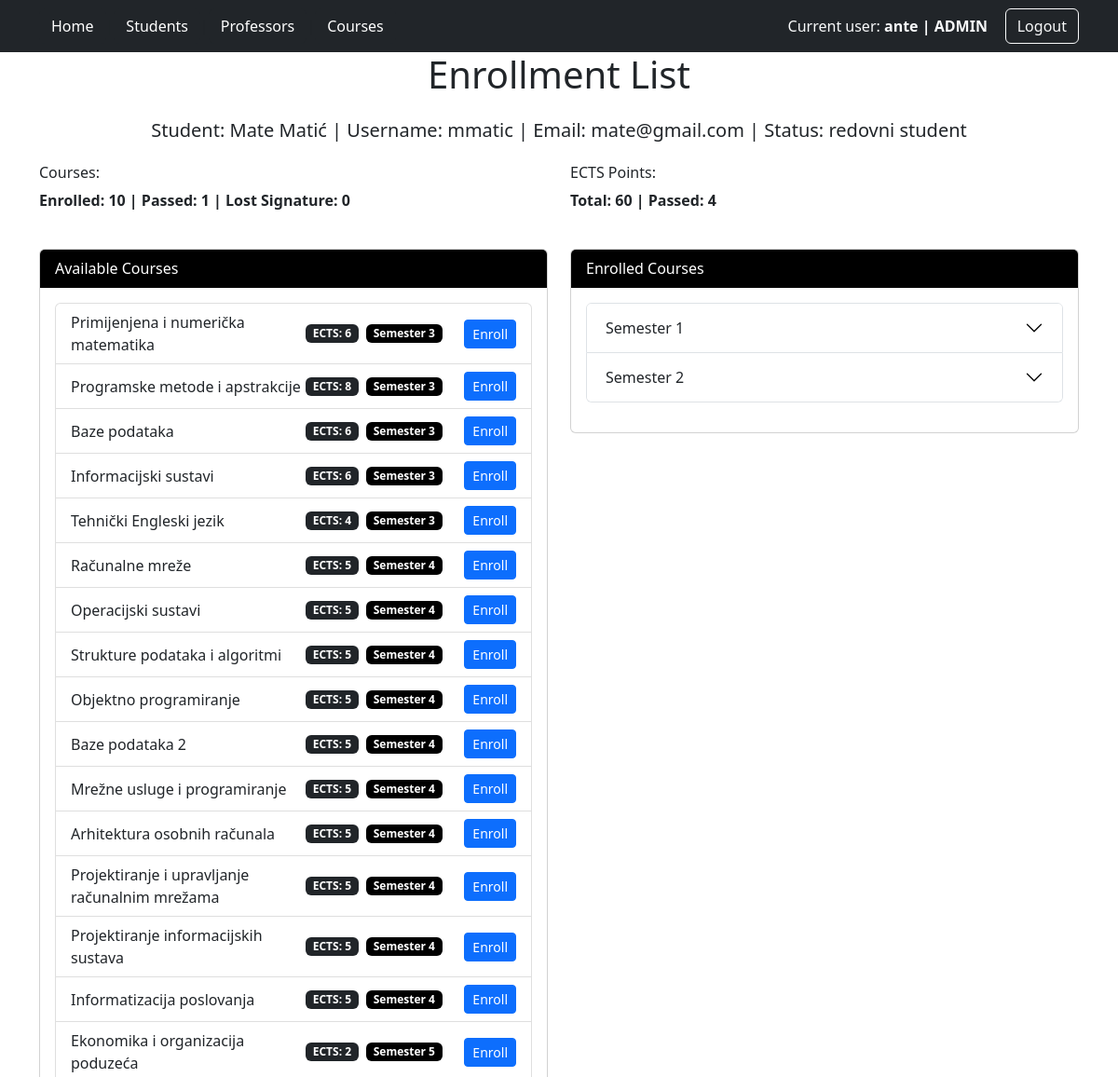
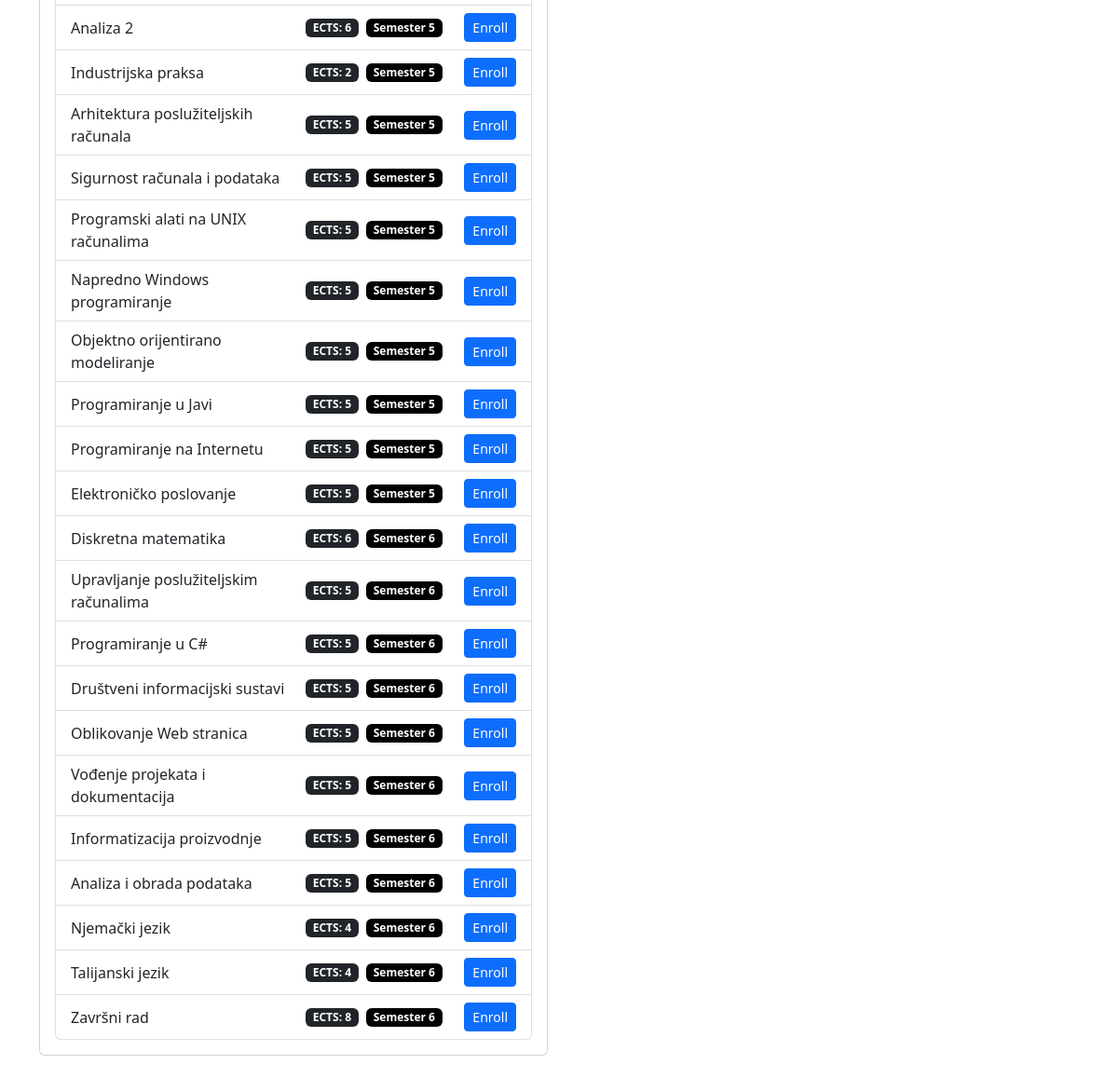
Page /enrollment_list/10/ (signed in) on the committed database (2 pictures, top to bottom).
### app/models.py (models this page shows, shortened)
class User(AbstractUser):
    user_status = (
        ('none', 'none'),
        ('redovni student', 'redovni student'),
        ('izvanredni student', 'izvanredni student')
    )
    role = models.ForeignKey(Role, on_delete=models.SET_NULL, null=True)
    status = models.CharField(max_length=32, choices=user_status)

class Role(models.Model):
    ADMIN = 'ADMIN'
    PROFESSOR = 'PROFESSOR'
    STUDENT = 'STUDENT'
    role_choices = [
        (ADMIN, 'admin'),
        (PROFESSOR, 'professor'),
        (STUDENT, 'student')
    ]
    role = models.CharField(max_length=32, choices=role_choices)

class Course(models.Model):
    name=models.CharField(max_length=255)
    code=models.CharField(max_length=16)
    program=models.CharField(max_length=255)
    ects=models.IntegerField()
    semester_ft=models.IntegerField()
    semester_pt=models.IntegerField()
    elective_choice=(('da','da'),('ne','ne'))
    elective=models.CharField(max_length=2,choices=elective_choice)
    professor = models.ForeignKey(User, on_delete=models.SET_NULL, null=True)

### app/views.py (the view)
# urls.py: path('enrollment_list/<int:student_id>/', views.enrollment_list, name='enrollment_list'),
@login_required
def enrollment_list(request, student_id):
    if request.user.role.role == Role.ADMIN or (request.user.role.role == Role.STUDENT and request.user.id == student_id):
        try:
            student = User.objects.get(id=student_id)
        except User.DoesNotExist:
            return HttpResponse("Access Denied! User does not exist!")
        enrollment_record_course_ids = Enrollment_list.objects.filter(student=student).values_list('course_id', flat=True)
        available_courses = Course.objects.exclude(id__in=enrollment_record_course_ids)
        enrollment_record_block_disenroll_ids = Enrollment_list.objects.filter(
            Q(status="polozen") | Q(status="nepolozen"), student=student
        ).values_list('course_id', flat=True)
        block_disenroll_courses = Course.objects.exclude(~Q(id__in=enrollment_record_block_disenroll_ids)).order_by('id')
        if student.status == 'redovni student':
            enrolled_courses = Course.objects.exclude(~Q(id__in=enrollment_record_course_ids)).order_by('id')
        else:
            enrolled_courses = Course.objects.exclude(~Q(id__in=enrollment_record_course_ids)).order_by('semester_pt', 'id')
        total_ects = Enrollment_list.objects.filter(student=student).aggregate(total_ects=Sum('course__ects'))['total_ects'] or 0
        total_ects_passed = Enrollment_list.objects.filter(student=student, status='polozen').aggregate(total_ects_passed=Sum('course__ects'))['total_ects_passed'] or 0
        courses_enrolled = Enrollment_list.objects.filter(student=student, status='upisan').count()
        courses_passed = Enrollment_list.objects.filter(student=student, status='polozen').count()
        courses_lost_signature = Enrollment_list.objects.filter(student=student, status='nepolozen').count()
    else:
        return HttpResponse("Access Denied!")
    context = {
        'student': student,
        'available_courses': available_courses,
        'enrolled_courses': enrolled_courses,
        'block_disenroll_courses': block_disenroll_courses,
        'total_ects': total_ects,
        'total_ects_passed': total_ects_passed,
        'courses_enrolled': courses_enrolled,
        'courses_passed': courses_passed,
        'courses_lost_signature': courses_lost_signature,
    }
    return render(request, 'enrollment_list.html', context)

### app/templates/enrollment_list.html (shortened to what this page needs)
{% extends 'base.html' %}
{% block body %}
<div class="container">
    <div class="row">
        <div class="col-12">
            <h1 class="text-center mb-4">Enrollment List</h1>
            <h5 class="text-center mb-4">Student: {{ student.first_name }} {{ student.last_name }} | Username: {{ student.username }} | Email: {{ student.email }} | Status: {{ student.status }}</h5>
        </div>
    </div>
    <div class="row">
        <div class="col-12">
            <div class="row mb-0">
                <div class="col-6">
                    <h6>Courses:</h6>
                    <dl class="row">
                        <dt class="col-sm-8">Enrolled: {{ courses_enrolled }} | Passed: {{ courses_passed }} | Lost Signature: {{ courses_lost_signature }}</dt>
                    </dl>
                </div>
                <div class="col-6">
                    <h6>ECTS Points:</h6>
                    <dl class="row">
                        <dt class="col-sm-5">Total: {{ total_ects }} | Passed: {{ total_ects_passed }}</dt>
                    </dl>
                </div>
            </div>
        </div>
    </div>
    <div class="row mt-4">
        <div class="col-12 col-md-6 mb-4">
            <div class="card bg-white">
                <div class="card-header bg-black text-white">
                    Available Courses
                </div>
                <div class="card-body">
                    <ul class="list-group">
                        {% for course in available_courses %}
                            <li class="list-group-item d-flex justify-content-between align-items-center">
                                <div>
                                    {{ course.name }}
                                </div>
                                <span class="badge bg-dark ms-auto">ECTS: {{ course.ects }}</span>
                                {% if student.status == 'redovni student' %}
                                    <span class="badge bg-black text-white ms-2">Semester {{ course.semester_ft }}</span>
                                {% else %}
                                    <span class="badge bg-black text-white ms-2">Semester {{ course.semester_pt }}</span>
                                {% endif %}
                                <span class="badge bg-white text-black ms-2"> </span>
                                {% if course in block_enroll_courses or total_ects > 60 %}
                                    <button class="btn btn-primary btn-sm disabled" disabled>Enroll</button>
                                {% else %}
                                    <a href="{% url 'enroll_course' student.id course.id %}" class="btn btn-primary btn-sm {% if student.status == 'redovni student' %}bg-blue text-white border-blue{% else %}bg-red text-white border-red{% endif %}">Enroll</a>
                                {% endif %}
                            </li>
                        {% endfor %}
                    </ul>
                </div>
            </div>
        </div>
        <div class="col-12 col-md-6 mb-4">
            <div class="card bg-white">
                <div class="card-header bg-black text-white">
                    Enrolled Courses
                </div>
                <div class="card-body">
                    <div class="accordion mb-3" id="enrolledCoursesCollapse">
                        {% if student.status == 'redovni student' %}
                            {% regroup enrolled_courses by semester_ft as enrolled_courses_grouped %}
                        {% else %}
                            {% regroup enrolled_courses by semester_pt as enrolled_courses_grouped %}
                        {% endif %}
                        {% for semester in enrolled_courses_grouped %}
                            {% if semester.grouper %}
                                <div class="accordion-item">
                                    <h2 class="accordion-header" id="semester{{ student.id }}-{{ semester.grouper }}Heading">
                                        <button class="accordion-button collapsed" type="button" data-bs-toggle="collapse" data-bs-target="#semester{{ student.id }}-{{ semester.grouper }}Content" aria-expanded="false" aria-controls="semester{{ student.id }}-{{ semester.grouper }}Content">
                                            Semester {{ semester.grouper }}
                                        </button>
                                    </h2>
                                </div>
                            {% endif %}
                        {% endfor %}
                    </div>
                </div>
            </div>
        </div>
    </div>
</div>
{% endblock %}

### app/templates/base.html (shortened to what this page needs)
<!DOCTYPE html>
<html lang="en">
<head>
    <link href="https://cdn.jsdelivr.net/npm/bootstrap@5.2.0-beta1/dist/css/bootstrap.min.css" rel="stylesheet">
</head>
<body>
    <nav class="navbar navbar-expand-lg navbar-dark bg-dark">
        <div class="container">
            <div class="collapse navbar-collapse" id="navbarText">
                <ul class="navbar-nav me-auto mb-2 mb-lg-0">
                    <a href="{% url 'index' %}" class="btn btn-dark" role="button">Home</a>
                    <li class="nav-item">
                        <span class="navbar-separator">|</span>
                    </li>
                    {% if request.user.is_superuser %}
                    <li class="nav-item">
                        <a href="{% url 'all_students' %}" class="btn btn-dark" role="button">Students</a>
                    </li>
                    <li class="nav-item">
                        <span class="navbar-separator">|</span>
                    </li>
                    <li class="nav-item">
                        <a href="{% url 'all_professors' %}" class="btn btn-dark" role="button">Professors</a>
                    </li>
                    {% endif %}
                    {% if request.user.is_superuser or request.user.role.role == 'PROFESSOR' %}
                    <li class="nav-item">
                        <span class="navbar-separator">|</span>
                    </li>
                    <li class="nav-item">
                        <a href="{% url 'all_courses' %}" class="btn btn-dark" role="button">Courses</a>
                    </li>
                    {% endif %}
                </ul>
                <ul class="navbar-nav ms-auto">
                    <li class="nav-item" style="margin-left: auto; padding-left: 10px;">
                            {% if request.user.is_authenticated %}
                                {% if request.user.role.role == 'ADMIN' %}
                                    <span class="navbar-text text-light">
                                        Current user: <b>{{user.username}} | {{ request.user.role.role }}</b>
                                    </span>
                                {% else %}
                                    <span class="navbar-text text-light">
                                        Current user: <b>{{user.username}} | {{user.first_name}} {{user.last_name}} | {{ request.user.role.role }}</b>
                                    </span>
                                {% endif %}
                            {% endif %}
                    </li>
                    <li class="nav-item" style="margin-left: auto; padding-left: 10px;">
                        <b>|</b>
                    </li>
                    <li class="nav-item" style="display: flex; align-items: center;">
                        {% if request.user.is_authenticated %}
                            <a href="{% url 'logout' %}" class="btn btn-dark btn-outline-light" role="button">Logout</a>
                        {% else %}
                            <a href="{% url 'login' %}" class="btn btn-dark btn-outline-light" role="button">Login</a>
                        {% endif %}
                    </li>
                </ul>
            </div>
        </div>
    </nav>
    {% block body %}
    {% endblock %}
</body>
</html>

### app/templates/base.html (style rules this page uses)
.navbar-nav li { display: flex; align-items: center; }

### rows in the picture
User: username "ante", user.role.role "ADMIN"
User: first_name "Mate", last_name "Matić", username "mmatic", email "mate@gmail.com", status "redovni student"
Course: name "Primijenjena i numerička matematika", ects "6", semester_ft "3"
Course: name "Programske metode i apstrakcije", ects "8", semester_ft "3"
Course: name "Baze podataka", ects "6", semester_ft "3"
Course: name "Informacijski sustavi", ects "6", semester_ft "3"
Course: name "Tehnički Engleski jezik", ects "4", semester_ft "3"
Course: name "Računalne mreže", ects "5", semester_ft "4"
Course: name "Operacijski sustavi", ects "5", semester_ft "4"
Course: name "Strukture podataka i algoritmi", ects "5", semester_ft "4"
Course: name "Objektno programiranje", ects "5", semester_ft "4"
Course: name "Baze podataka 2", ects "5", semester_ft "4"
Course: name "Mrežne usluge i programiranje", ects "5", semester_ft "4"
Course: name "Arhitektura osobnih računala", ects "5", semester_ft "4"
Course: name "Projektiranje i upravljanje računalnim mrežama", ects "5", semester_ft "4"
Course: name "Projektiranje informacijskih sustava", ects "5", semester_ft "4"
Course: name "Informatizacija poslovanja", ects "5", semester_ft "4"
Course: name "Ekonomika i organizacija poduzeća", ects "2", semester_ft "5"
Course: name "Analiza 2", ects "6", semester_ft "5"
Course: name "Industrijska praksa", ects "2", semester_ft "5"
Course: name "Arhitektura poslužiteljskih računala", ects "5", semester_ft "5"
Course: name "Sigurnost računala i podataka", ects "5", semester_ft "5"
Course: name "Programski alati na UNIX računalima", ects "5", semester_ft "5"
Course: name "Napredno Windows programiranje", ects "5", semester_ft "5"
Course: name "Objektno orijentirano modeliranje", ects "5", semester_ft "5"
Course: name "Programiranje u Javi", ects "5", semester_ft "5"
Course: name "Programiranje na Internetu", ects "5", semester_ft "5"
Course: name "Elektroničko poslovanje", ects "5", semester_ft "5"
Course: name "Diskretna matematika", ects "6", semester_ft "6"
Course: name "Upravljanje poslužiteljskim računalima", ects "5", semester_ft "6"
Course: name "Programiranje u C#", ects "5", semester_ft "6"
Course: name "Društveni informacijski sustavi", ects "5", semester_ft "6"
Course: name "Oblikovanje Web stranica", ects "5", semester_ft "6"
Course: name "Vođenje projekata i dokumentacija", ects "5", semester_ft "6"
Course: name "Informatizacija proizvodnje", ects "5", semester_ft "6"
Course: name "Analiza i obrada podataka", ects "5", semester_ft "6"
Course: name "Njemački jezik", ects "4", semester_ft "6"
Course: name "Talijanski jezik", ects "4", semester_ft "6"
Course: name "Završni rad", ects "8", semester_ft "6"

### other values in the picture
{{ courses_enrolled }} "10"
{{ courses_passed }} "1"
{{ courses_lost_signature }} "0"
{{ total_ects }} "60"
{{ total_ects_passed }} "4"
{{ semester.grouper }} "1" "2"
